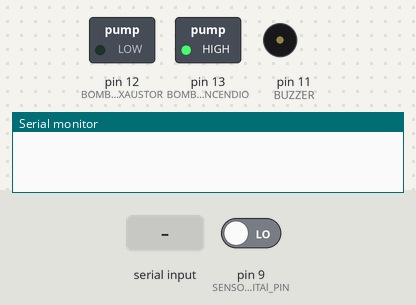
Bench run of a sketch on a simulated Arduino Uno, built with avr-gcc and run on an emulated ATmega328P. On the bench: switched loads named in the sketch (green lamp = pin HIGH), buzzer (waves = sounding), the last lines printed to the serial monitor. The inputs (shaded band) are chosen by the test bench; at power-on: pin 9 (SENSOR_CHAMA_DIGITAl_PIN) LOW.

Above: at 1.2 s.
1.3 s: pin 9 (SENSOR_CHAMA_DIGITAl_PIN) driven HIGH
2.8 s: byte 5 (ALARM_MUTE_ON) received over Serial
At 4.8 s:
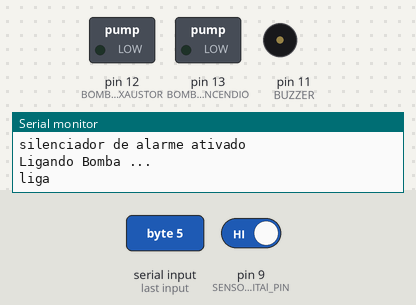
5.8 s: byte 6 (ALARM_MUTE_OFF) received over Serial
Timing chart, 0 to 11.3 s (numbered marks = the images above; inputs shaded):
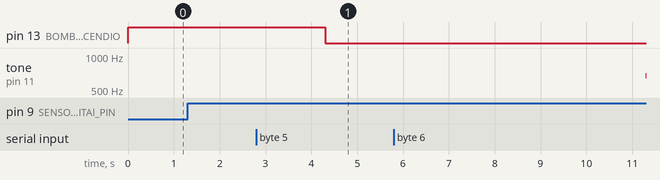

The sketch:

ARDUINO_TRABALHO.ino
```cpp
#include <stdio.h>

#define BOMBA_INCENDIO 13
#define BOMBA_EXAUSTOR 12
#define SENSOR_CHAMA_DIGITAl_PIN 9
#define SENSOR_CHAMA_ANALOG_PIN A0
#define BUZZER 11

//#define CMD_ON_BI  0x01
//#define CMD_OFF_BI 0x02
//#define CMD_ON_BE  0x03
//#define CMD_OFF_BE 0x04
#define ALARM_MUTE_ON 0x05
#define ALARM_MUTE_OFF 0x06

//#define MANUAL 0x08
//#define AUTO 0x09
#define Fire_video_detected 0x0A
#define ALARM_RECOGNEZE 0x0B
#define Evacuation_timer 3000


// bombas acionam com negativo
//bool CMD_BOMBA_01 = 0;
//bool CMD_BOMBA_02 = 0;
bool CMD_ALARME = 0;
bool mode = 0; // 0 automático
bool fire_init = 0;
bool Alarm_state = 0;
bool pump_init = 0;
bool Recognize = 0;
bool mute = 0;
bool alarm_state = 0;
static unsigned long timer = 0;
static unsigned long timer_pup = 0;

#define f_min 600
#define f_max 1300
unsigned long previousMillis = 0;
const long interval = 7;
unsigned long currentMillis_b;
int freq = 600;
int direcao = 10;


void setup() {
  Serial.begin(9600);
  pinMode(BOMBA_INCENDIO, OUTPUT);
  pinMode(BOMBA_EXAUSTOR, OUTPUT);
  pinMode(BUZZER, OUTPUT);
  digitalWrite(BOMBA_INCENDIO,HIGH);
}

void som(int pin, bool ligar, bool mute){
  if(!ligar || mute){
    noTone(pin);
    return;
  }
  unsigned long currentMillis_b = millis();

  // Verifica se já passou o tempo do intervalo
  if (currentMillis_b - previousMillis >= interval) {
    previousMillis = currentMillis_b; // ATUALIZA CORRETAMENTE

    // Muda a frequência
    freq += direcao;

    // Inverte a direção se chegar nos limites
    if (freq >= f_max) {
      direcao = -10; // Começa a descer
    } else if (freq <= f_min) {
      direcao = 10;  // Começa a subir
    }

    tone(pin, freq);
  }
}


void loop() {

  int estadoDigital = digitalRead(SENSOR_CHAMA_DIGITAl_PIN);
  if(estadoDigital ==  1){
    if(pump_init == 0){
      fire_init = 1;
      }else{
        timer_pup = millis();
      }
  }


  if (Serial.available() > 0) {
    // Lê o comando até encontrar a quebra de linha (\n)
    byte comando = Serial.read();

    switch (comando){
    case ALARM_MUTE_ON:
      Serial.println("silenciador de alarme ativado");
      mute = 1;
      break;
    case ALARM_MUTE_OFF:
      Serial.println("silenciador de alarme desativado");
      mute = 0;
      break;
    case ALARM_RECOGNEZE:
      Serial.println("Saindo do modo de alerta");
      Recognize = 1;
      break;
    case Fire_video_detected:
      if(pump_init == 0){
      fire_init = (mode == 0) ? 1 : 0;
      }else{
        timer_pup = millis();
      }
      break;
    default:
      Serial.println("COMANDO DESCONHECIDO");
    }
  }

  if(mode == 0 && fire_init){
    // liga o alarme
    alarm_state = 1;
    if(timer == 0){
    Serial.println("ligando alarme");
    timer = millis();
    }

    if(millis() - timer >= Evacuation_timer){
    fire_init = 0;
    pump_init = 1;
    timer_pup = millis();
    Serial.println("Ligando Bomba ...");
    Serial.println("liga");

    }
  }

  if(mode == 0 && pump_init){
    digitalWrite(BOMBA_INCENDIO,LOW);


    if(millis() - timer_pup >= 5000){
    // obs não vou zerar o timer aqui, porque pode ser um falso negativo
    // resetar o sistema totalmente apenas quando o alarme desligar (fim do perigo)
    pump_init = 0;
    Serial.println("Desligando Bomba de incêncio");
    digitalWrite(BOMBA_INCENDIO,HIGH);
    Serial.println("desliga");
    }
  }

  if(pump_init == 0 && fire_init == 0 && Recognize==1){
    Recognize = 0;
    timer = 0;
    alarm_state = 0;
  }

  som(BUZZER, alarm_state, mute);

}
```

Measured:
- after the input at 2.8 s, tone on pin 11 (BUZZER): stays silent (without the input it goes to 1260 Hz after 3.0 s)
- after the input at 5.8 s, tone on pin 11 (BUZZER): silent → 670 Hz after 5.5 s
